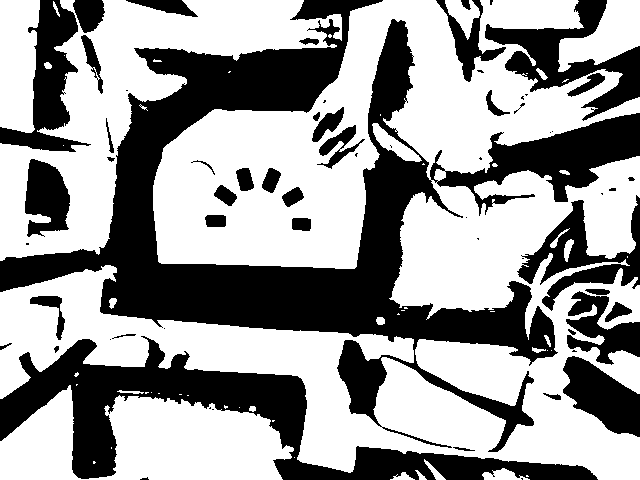
#> input picture gauntletprocess.png, 640 x 480 px; its folder holds only this picture in this run
$ python -i algorithms.py   (imports and definitions only)
#> lines starting #> are read from the running program, lines starting #| are printed output that depends on the picture; after the words box and inside, x2 and y2 are one past the last pixel; in counts of white or black regions, pixels touching at a corner belong together
#> further down, picture is the input picture: shape (480, 640, 3); 60.3% white; 63 black regions (24 under 20 px), largest, box (x1, y1, x2, y2) and area: (0, 0, 640, 452) 66985, (0, 336, 598, 480) 22132, (485, 0, 640, 121) 6158
import cv2
import numpy as np
import imutils
import itertools
import traceback
from math import pi

#configuration constants

POLY_APPROX_COEFF = 0.04
DEFAULT_IMG_X_OFFSET = -10
IMGRES = (640,480)
IMGWIDTH = IMGRES[0]
IMGHEIGHT = IMGRES[1]
IMGAREA = IMGRES[0] * IMGRES[1]

TAPE_TO_HOLE_RATIO = 1.35
INTERP_VECS_RATIO = 1.6

PREP_GAUSS_SIZE = 7
PREP_ADAPTIVE_BIN_SIZE = 101
PREP_ADAPTIVE_EXPOSURE = 20
BINARIZATION_THRESHOLD = 100

ENCIRCLE_MIN_R = 50
ENCIRCLE_MAX_R = 120
ENCIRCLE_RECT_DIST_DEV = 0.3
ENCIRCLE_MAX_RECTS = 8

CIRCLE_PIX_VAL_THRESH = 10
CIRCLE_PCT_DARK_THRESH = 0.04
CIRCLE_CENTER_INV_RATIO = 3 #number to divide radius by

REF_VECT_MAX_CW_DIFF = -5*pi/6
REF_VECT_MIN_CW_DIFF = -1*pi/6

HOUGH_CIRCLE_THRESH = 100 # larger means less circles detected
HOUGH_ACCUM_RES = 1.4 #larger means less resolution in accumulator
HOUGH_MIN_SEPARATION = 20
HOUGH_MIN_R = 50
HOUGH_MAX_R = 115

TAPE_STRIP_MIN_LINE_RATIO = 0.05
TAPE_STRIP_POINT_MARGIN = 0.2
TAPE_STRIP_X_MARGIN = 0.35 #percentage of center to consider intersections in
TAPE_STRIP_X_LEFT = int(IMGWIDTH/2 - TAPE_STRIP_X_MARGIN/2*(IMGWIDTH/2))
TAPE_STRIP_X_RIGHT = int(IMGWIDTH/2 + TAPE_STRIP_X_MARGIN/2*(IMGWIDTH/2))
TAPE_STRIP_POLY_COEFF = 0.005
TAPE_STRIP_MIN_Y = 200
TAPE_STRIP_MIN_ANGLE = pi/5
TAPE_STRIP_MAX_ANGLE = 5*pi/8
TAPE_STRIP_ANGLE_THRESH = 3*pi/8

PERS_X_OFFSET = 85
PERS_Y_OFFSET = 85
ADDL_X_OFFSET = -6

RECT_MIN_AR = 1.4 #min aspect ratio
RECT_MAX_AR = 2.5 #max aspect ratio
RECT_MIN_AREA_PCT = 0.00075
RECT_MAX_AREA_PCT = 0.003
RECT_MIN_BBOX_FILL = 0.8 #min pct that rect contour fills its minimal bounding box


#standardized color tuples
#openCV uses BGR
RED = (0,0,255)
GREEN = (0,255,0)
BLUE = (255,0,0)
CYAN = (255,255,0)
YELLOW = (0,204,204)
VIOLET = (255,0,255)
BLACK = (0,0,0)
WHITE = (255,255,255)
GRAY = (127,127,127)
ORANGE = (0,165,255)

class Rectangle:
    # [5 lines left out: function __init__, not called in this run]

    def draw(self, img):
        cv2.drawContours(img, [self.contour], -1, GREEN, 2)

class ResultRect(Rectangle):
    def __init__(self, center, dims, angle, metric):
        self.metric = metric
        super().__init__(center, dims, angle)

    # [6 lines left out: function draw, not called in this run]

class Circle:
    # [23 lines left out: functions __init__, draw, serialWrite, not called in this run]

class PixelCircle(Circle):
    def __init__(self, x, y, r, pixels):
        self.pixels = pixels
        super().__init__(x,y,r)

    # [20 lines left out: functions classifyDarkness, draw, serialWrite, not called in this run]

class ThreePointCircle(Circle):
    # [10 lines left out: function __init__, not called in this run]

class Vector:
    # [13 lines left out: functions __init__, scale, not called in this run]

    def isOffEdge(self):
        return isPointOffEdge(self.start) or isPointOffEdge(self.end)

    # [6 lines left out: function draw, not called in this run]

    def drawEnd(self, img, color = BLUE, radius = 2, thickness = 2):
        cv2.circle(img, tuple(int(x) for x in self.end), radius, color, thickness)

    def drawStart(self, img, color = RED, radius = 2, thickness = 2):
        cv2.circle(img, tuple(int(x) for x in self.start), radius, color, thickness)

    def drawEndpoints(self, img, color = BLUE, radius = 2, thickness = 2):
        cv2.circle(img, tuple(int(x) for x in self.end), radius, color, thickness)
        cv2.circle(img, tuple(int(x) for x in self.start), radius, color, thickness)

class PolarVector(Vector):
    def __init__(self, start, mag, angle):
        super().__init__(start, (start[0] + mag*np.cos(angle), start[1] - mag*np.sin(angle)))

class TapeRect:
    # [17 lines left out: function __init__, not called in this run]

    def assignNumber(self, number: int):
        self.number = number

    def assignVector(self, vector: Vector):
        self.vector = vector

    # [7 lines left out: function getIntrinsicVector, not called in this run]

    def draw(self, frame):
        cv2.drawContours(frame, [self.contour], -1, GREEN, 2)

    def drawBB(self, frame):
        cv2.drawContours(frame, [self.boundingBoxContour], -1, GREEN, 2)

class IsectPoly(TapeRect):
    # [23 lines left out: functions __init__, simplifyContour, not called in this run]

    def assignDescriptor(self, descriptor, charCircle):
        self.descriptor = descriptor
        self.charCircle = charCircle

    # [11 lines left out: function draw, not called in this run]

class Gauntlet:
    # [7 lines left out: function __init__, not called in this run]

    def addRect(self, tapeRect):
        #tapeRect.assignVector(Vector(self.rectMean, tapeRect.center))
        self.rects.append(tapeRect)

    # [172 lines left out: functions enumerateRects, encircleRects, assignRadialVectors, getRefVector, interpolateSlots, getRectByNum and 2 more, not called in this run]

hsvLower = (0,0,0)
hsvUpper = (255,200,255)
def preprocessFrame(frame):
    # [9 lines of commented-out code are left out]
    greyImg = cv2.cvtColor(frame, cv2.COLOR_BGR2GRAY)
    blurredImg = cv2.GaussianBlur(greyImg, (PREP_GAUSS_SIZE, PREP_GAUSS_SIZE), 0)
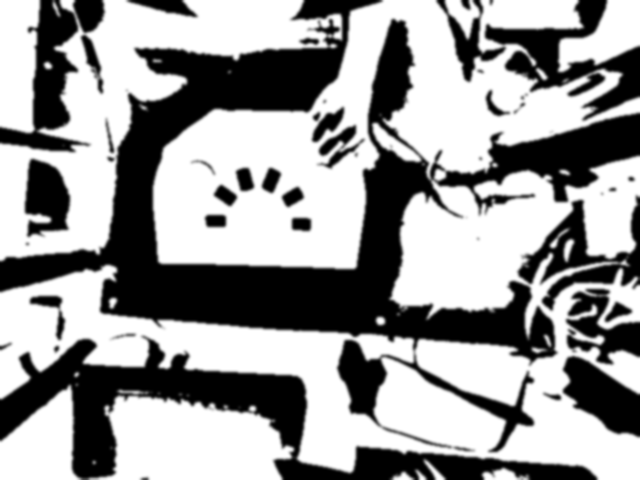
#> blurredImg: shape (480, 640); min 0, max 255, mean 153.7
    #invThreshImg = cv2.threshold(blurredImg, BINARIZATION_THRESHOLD, 255, cv2.THRESH_BINARY_INV)[1]
    threshedImg = cv2.adaptiveThreshold(
        blurredImg, 255, cv2.ADAPTIVE_THRESH_MEAN_C,
        cv2.THRESH_BINARY_INV, PREP_ADAPTIVE_BIN_SIZE, PREP_ADAPTIVE_EXPOSURE
    )
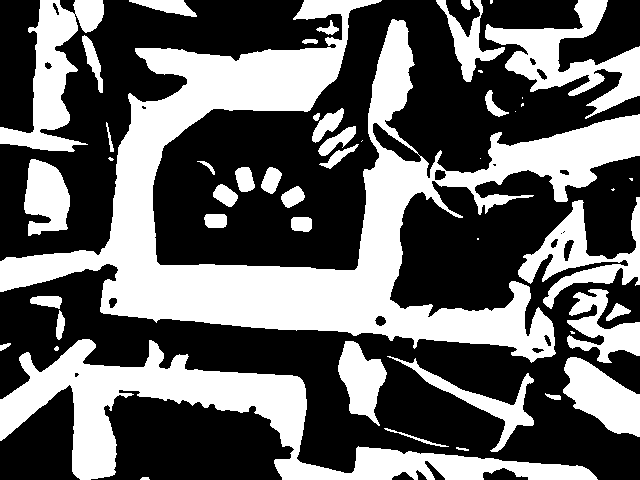
#> threshedImg: shape (480, 640); 39.8% white; 50 white regions (13 under 20 px), largest, box (x1, y1, x2, y2) and area: (0, 0, 640, 363) 62027, (0, 339, 598, 480) 22067, (485, 0, 640, 119) 6434
    #note: last two arguments change the adaptive behavior of this threshold.
    #the second last argument is the size of the sample to take to determine a mean to use
    #as the threshold value. lower tends to make the image look more "grainy".
    #last argument can be thought of as exposure. it is a constant that is subtracted from
    #each pixel before deciding if it goes to black or white. higher values make the image
    #appear more bright/whiter/washed out.

    #edgedImg = autoCanny(blurredImg)

    frame = cv2.cvtColor(blurredImg, cv2.COLOR_GRAY2BGR)
    return threshedImg, blurredImg, frame

# [30 lines left out: function findCircles, not called in this run]

persMtx = cv2.getPerspectiveTransform(
    np.float32([
        [PERS_X_OFFSET, PERS_Y_OFFSET],
        [IMGRES[0] - PERS_X_OFFSET, PERS_Y_OFFSET],
        [0, IMGRES[1]],
        [IMGRES[0], IMGRES[1]]
    ]),
    np.float32([
        [0, 0],
        [IMGRES[0], 0],
        [0, IMGRES[1]],
        [IMGRES[0], IMGRES[1]]
    ])
)
def undistortPerspective(img):
    return cv2.warpPerspective(img, persMtx, IMGRES)

def getContours(frame):
    return cv2.findContours(frame, cv2.RETR_LIST, cv2.CHAIN_APPROX_SIMPLE)[0]

# [136 lines left out: functions simplifyContour, getGauntlet, identifyContours, classifyIsect, shiftImageCoords, autoCanny and 4 more, not called in this run]

def degToRad(degrees):
    return degrees * pi / 180

def dist(a, b):
    return ((a[0]-b[0])**2 + (a[1]-b[1])**2)**0.5

# [8 lines left out: function isPointOffEdge, not called in this run]

# [35 lines not run here, left out]

>>> import cv2
>>> picture = cv2.imread('gauntletprocess.png')
>>> result = preprocessFrame(picture)
